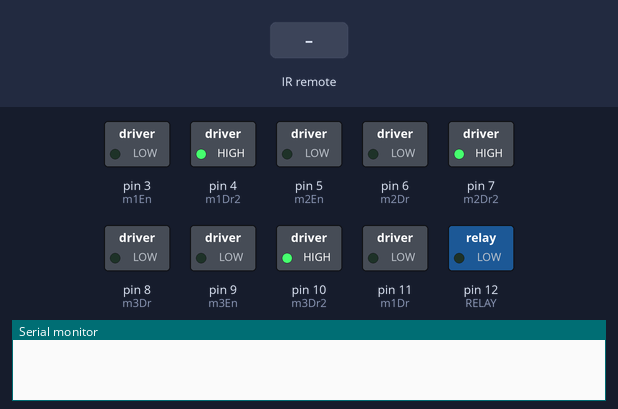
The sketch below on a simulated Arduino Uno, built with avr-gcc and run on an emulated ATmega328P. On the bench: switched loads named in the sketch (green lamp = pin HIGH), the last lines printed to the serial monitor. Inputs (shaded band) come from the test bench.

Above: at 1.2 s.
1.3 s: infrared code 0x18 received
At 1.7 s:
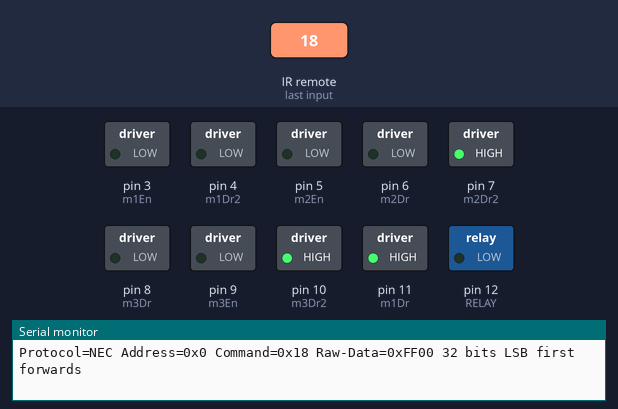
2.9 s: infrared code 0x52 received
At 4.1 s:
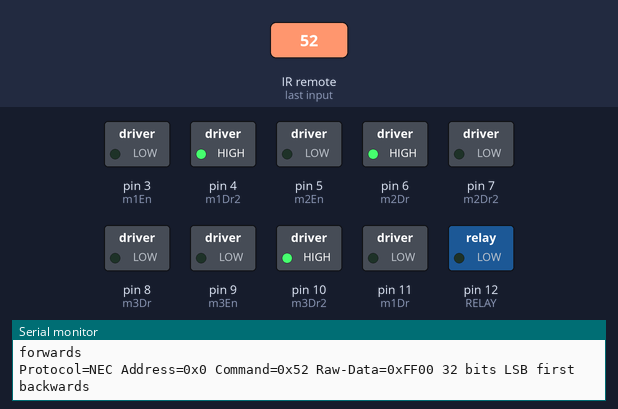
4.5 s: infrared code 0x8 received
At 5.3 s:
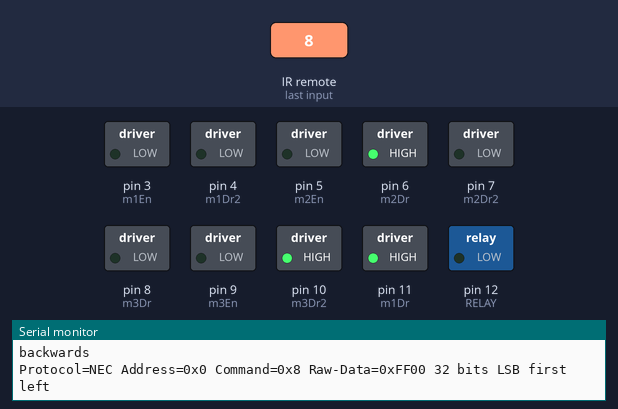
6.1 s: infrared code 0x5A received
At 6.5 s:
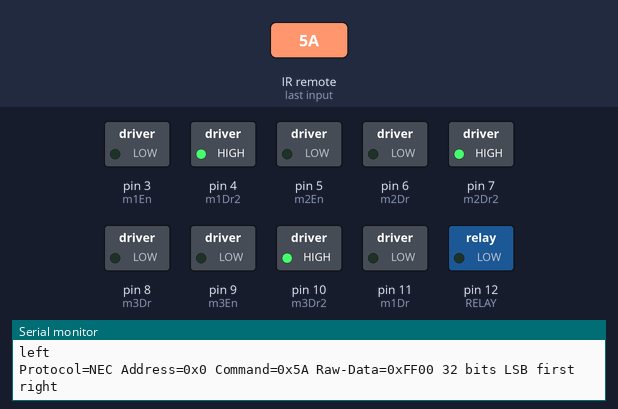
7.7 s: infrared code 0x15 received
At 9.0 s:
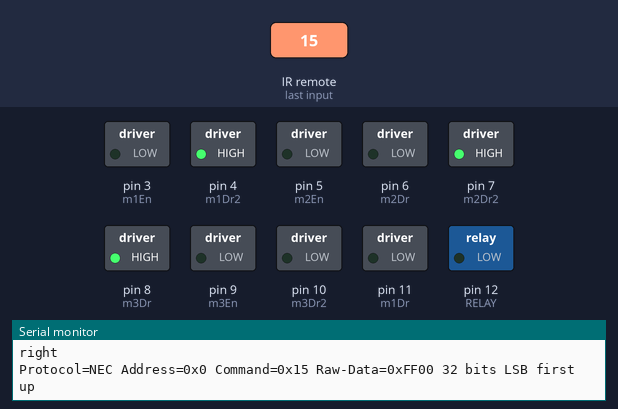
9.3 s: infrared code 0x19 received
At 10.2 s:
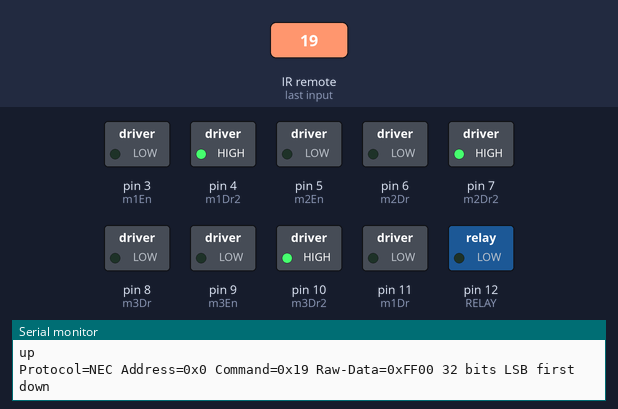
Timing chart, 0 to 11.9 s (numbered marks = the images above; inputs shaded):
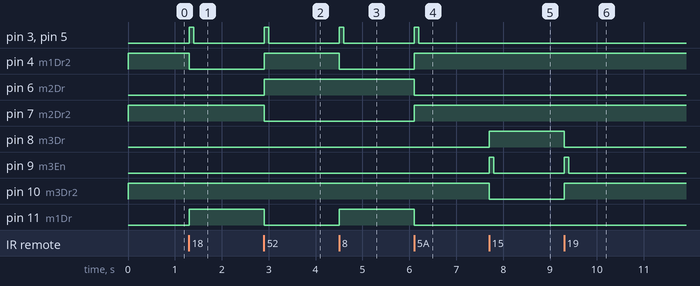

The sketch:

OEC_Bot.ino
```cpp
/*
* This code is a cleaned up version of the code that Zach Gregory, Liamm Mirza, Charlie Brockmann, and Riley Rogers
* created for OEC 2023. To remember the memories we made and the accomplishments we achieved.
*
* This program controls a simple arduino robot that won us second place at OEC.
*
*/

#define DECODE_NEC          // Includes Apple and Onkyo
#define m1En 3  //PWM
#define m1Dr 11
#define m1Dr2 4

#define m2En 5  //PWM
#define m2Dr 6
#define m2Dr2 7

#define m3En 9  //PWM
#define m3Dr 8
#define m3Dr2 10

#define IR 2
#define RELAY 12

#include <Arduino.h>
#include <IRremote.hpp>

bool magnet = false;
unsigned long currentMillis;
unsigned long startMillis;
int speeds[] = {20, 40, 100};
int speedSet = 2;

void setup() {
    Serial.begin(115200);
    IrReceiver.begin(IR, ENABLE_LED_FEEDBACK);

    pinMode(m1En, OUTPUT);  //Motor 1
    pinMode(m1Dr, OUTPUT);
    pinMode(m1Dr2, OUTPUT);

    pinMode(m2En, OUTPUT);  //Motor 2
    pinMode(m2Dr, OUTPUT);
    pinMode(m2Dr2, OUTPUT);

    pinMode(m3En, OUTPUT);  //Motor 3
    pinMode(m3Dr, OUTPUT);
    pinMode(m3Dr2, OUTPUT);

    pinMode(RELAY, OUTPUT);

    digitalWrite(m1Dr, LOW);
    digitalWrite(m1Dr2, HIGH);

    digitalWrite(m2Dr, LOW);
    digitalWrite(m2Dr2, HIGH);

    digitalWrite(m3Dr, LOW);
    digitalWrite(m3Dr2, HIGH);

    digitalWrite(RELAY, LOW); //magnet starts off
}

void loop() {

  /*
    * Check if received data is available and if yes, try to decode it.
    * Decoded result is in the IrReceiver.decodedIRData structure.
    *
    * E.g. command is in IrReceiver.decodedIRData.command
    * address is in command is in IrReceiver.decodedIRData.address
    * and up to 32 bit raw data in IrReceiver.decodedIRData.decodedRawData
    */
  if (IrReceiver.decode()) {

    //Print a short summary of received data
    if (IrReceiver.decodedIRData.protocol == NEC) {
      Serial.println();
      IrReceiver.printIRResultShort(&Serial);
      IrReceiver.printIRSendUsage(&Serial);
    }

    /*
      * !!!Important!!! Enable receiving of the next value,
      * since receiving has stopped after the end of the current received data packet.
      */
    IrReceiver.resume(); // Enable receiving of the next value

    //Finally, check the received data and perform actions according to the received command
    if (IrReceiver.decodedIRData.command == 0x18) {             //Drive Forward
      analogWrite(m1En, 255); // Send PWM signal to L298N Enable pin
      digitalWrite(m1Dr, HIGH); //Set motor1 direction
      digitalWrite(m1Dr2, LOW);
      analogWrite(m2En, 255);
      digitalWrite(m2Dr, LOW);  //Set motor2 direction
      digitalWrite(m2Dr2, HIGH);
      Serial.println("forwards"); //Print message
      delay(speeds[speedSet]);
    } else if (IrReceiver.decodedIRData.command == 0x52) {      //Drive Backward
      analogWrite(m1En, 255);
      digitalWrite(m1Dr, LOW);
      digitalWrite(m1Dr2, HIGH);
      analogWrite(m2En, 255);
      digitalWrite(m2Dr, HIGH);
      digitalWrite(m2Dr2, LOW);
      Serial.println("backwards");
      delay(speeds[speedSet]);
    } else if (IrReceiver.decodedIRData.command == 0x8) {      //Drive Left
      analogWrite(m1En, 255);
      digitalWrite(m1Dr, HIGH);
      digitalWrite(m1Dr2, LOW);
      analogWrite(m2En, 255);
      digitalWrite(m2Dr, HIGH);
      digitalWrite(m2Dr2, LOW);
      Serial.println("left");
      delay(speeds[speedSet]);
    }else if (IrReceiver.decodedIRData.command == 0x5A) {      //Drive Right
      analogWrite(m1En, 255);
      digitalWrite(m1Dr, LOW);
      digitalWrite(m1Dr2, HIGH);
      analogWrite(m2En, 255);
      digitalWrite(m2Dr, LOW);
      digitalWrite(m2Dr2, HIGH);
      Serial.println("right");
      delay(speeds[speedSet]);
    }else if (IrReceiver.decodedIRData.command == 0x15) {      //Crane Up
      analogWrite(m3En, 255);
      digitalWrite(m3Dr, HIGH);
      digitalWrite(m3Dr2, LOW);
      Serial.println("up");
      delay(100);
    }else if (IrReceiver.decodedIRData.command == 0x19) {      //Crane Down
      analogWrite(m3En, 255);
      digitalWrite(m3Dr, LOW);
      digitalWrite(m3Dr2, HIGH);
      Serial.println("down");
      delay(100);
    }else if (IrReceiver.decodedIRData.command == 0x1C) {      //Magnet toggle
      if (magnet){  //If on turn off
        digitalWrite(RELAY, LOW);
      }else{
        digitalWrite(RELAY, HIGH);
      }
      magnet=!magnet;
      Serial.println("Mag toggle");
      delay(100);
    } else if (IrReceiver.decodedIRData.command == 0xD) {      //Speed up
      if (speedSet<2){
        speedSet++;
      }
      Serial.println("Speed up");
      delay(100);
    } else if (IrReceiver.decodedIRData.command == 0x16) {      //Speed down
      if (speedSet>0){
        speedSet--;
      }
      Serial.println("Slow down");
      delay(100);
    }
    startMillis = millis();
  }
  if (millis() >= 10){ //Stop
    analogWrite(m1En, 0);
    analogWrite(m2En, 0);
    analogWrite(m3En, 0);
  }


}
```

Measured:
- after the input at 1.3 s, pin 3 (m1En), pin 5 (m2En): LOW → HIGH at once, → LOW 0.10 s later; pin 4 (m1Dr2): HIGH → LOW at once; pin 11 (m1Dr): LOW → HIGH at once
- after the input at 2.9 s, pin 3 (m1En), pin 5 (m2En): LOW → HIGH at once, → LOW 0.10 s later; pin 4 (m1Dr2), pin 6 (m2Dr): LOW → HIGH at once; pin 7 (m2Dr2), pin 11 (m1Dr): HIGH → LOW at once
- after the input at 4.5 s, pin 3 (m1En), pin 5 (m2En): LOW → HIGH at once, → LOW 0.10 s later; pin 4 (m1Dr2): HIGH → LOW at once; pin 11 (m1Dr): LOW → HIGH at once
- after the input at 6.1 s, pin 3 (m1En), pin 5 (m2En): LOW → HIGH at once, → LOW 0.10 s later; pin 4 (m1Dr2), pin 7 (m2Dr2): LOW → HIGH at once; pin 6 (m2Dr), pin 11 (m1Dr): HIGH → LOW at once
- after the input at 7.7 s, pin 8 (m3Dr): LOW → HIGH at once; pin 9 (m3En): LOW → HIGH at once, → LOW 0.10 s later; pin 10 (m3Dr2): HIGH → LOW at once
- after the input at 9.3 s, pin 8 (m3Dr): HIGH → LOW at once; pin 9 (m3En): LOW → HIGH at once, → LOW 0.10 s later; pin 10 (m3Dr2): LOW → HIGH at once
